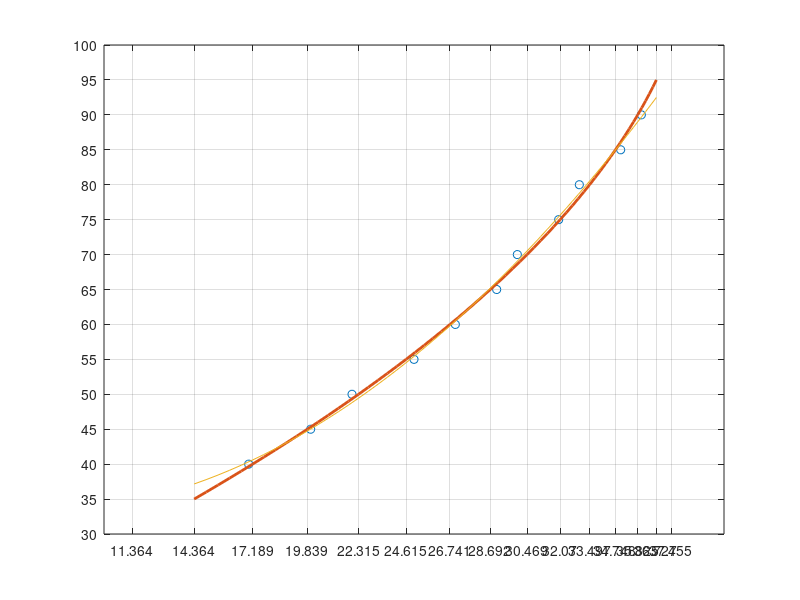

Write MATLAB code to recreate this figure.
%% This data was taken from a Hil-Sim run
Throttle = [40 45 50 55 60 65 70 75 80 85 90]';
Airspeed = [17 20 22 25 27 29 30 32 33 35 36]';

hold off
plot(Airspeed,Throttle,'o');
grid on

p2 = polyfit(Throttle,Airspeed,2);
tickThrottle = [0:5:100]';
tickAirspeed = polyval(p2,tickThrottle);
%%
hold all
tThr = [35:95]';
tAir = polyval(p2,tThr);
idx = find(tAir>=0);
plot(tAir(idx),tThr(idx),'LineWidth',2);
set(gca,'XTick',tickAirspeed,'YTick',tickThrottle);

%%
q2 = polyfit(tAir,tThr,2);
q2 = polyfit(Airspeed,Throttle,2);
plot(tAir,polyval(q2,tAir))
